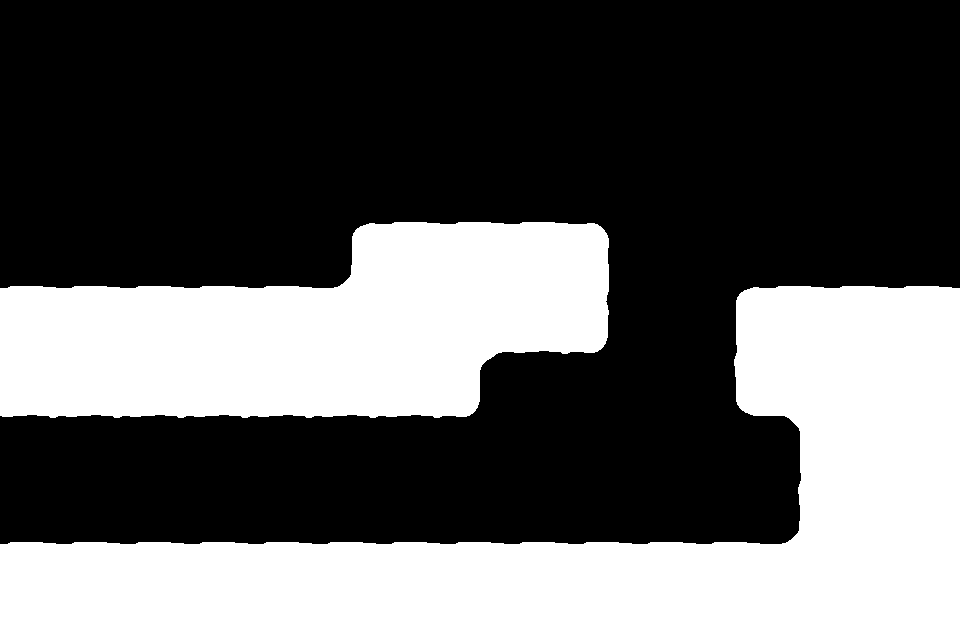

This is a level from a 2D game, rendered from its Tiled map with the project's own tilesets. A one-line summary and the complete map file follow:
An orthogonal 15x10 tile map with 64x64 px tiles, 1 tile layer (Chao) and 22 objects (18x Prefab, 3x Fronteira, Caminho).

<map version="1.0" orientation="orthogonal" renderorder="right-down" width="15" height="10" tilewidth="64" tileheight="64" nextobjectid="42">
 <tileset firstgid="1" source="TilesetSimples/tileset.tsx" />
 <layer name="Chao" width="15" height="10">
  <properties>
   <property name="unity:layer" value="Solido" />
  </properties>
  <data encoding="csv">
0,0,0,0,0,0,0,0,0,0,0,0,0,0,0,
0,0,0,0,0,0,0,0,0,0,0,0,0,0,0,
0,0,0,0,0,0,0,0,0,0,0,0,0,0,0,
0,0,0,0,0,1,2,2,2,3,0,0,0,0,0,
2,2,2,2,2,4,7,7,7,8,0,1,2,2,2,
7,7,7,7,7,7,7,10,12,13,0,6,7,7,7,
12,12,12,12,12,12,12,13,0,0,0,11,9,7,7,
0,0,0,0,0,0,0,0,0,0,0,0,6,7,7,
2,2,2,2,2,2,2,2,2,2,2,2,4,7,7,
7,7,7,7,7,7,7,7,7,7,7,7,7,7,7
</data>
 </layer>
 <objectgroup name="Objetos" offsetx="0" offsety="-32">
  <properties>
   <property name="unity:layer" value="Objetos" />
  </properties>
  <object id="4" name="Porta" type="Prefab" gid="17" x="-4" y="572" width="64" height="64" />
  <object id="5" name="Chave" type="Prefab" gid="18" x="20" y="68" width="64" height="64">
   <properties>
    <property name="prefabswap" value="Chave" />
   </properties>
  </object>
  <object id="7" name="Bloco" type="Prefab" gid="21" x="56" y="204" width="64" height="64" />
  <object id="8" name="Cristal" type="Prefab" gid="23" x="68" y="544" width="64" height="64">
   <properties>
    <property name="unity:isTrigger" type="bool" value="true" />
   </properties>
  </object>
  <object id="9" name="Bloco" type="Prefab" gid="21" x="312" y="180" width="64" height="64" />
  <object id="11" name="Bloco" type="Prefab" gid="21" x="168" y="160" width="64" height="64" />
  <object id="10" name="Espinho" type="Prefab" gid="14" x="745.629" y="328.251" width="64" height="64" rotation="1.41388">
   <properties>
    <property name="unity:isTrigger" type="bool" value="true" />
    <property name="unity:layer" value="Morte" />
   </properties>
  </object>
  <object id="13" name="Fronteira" x="-65" y="-288" width="64" height="929" />
  <object id="14" name="Fronteira" x="0" y="-320" width="960" height="64" />
  <object id="15" name="Fronteira" x="960" y="-288" width="64" height="928" />
  <object id="28" name="Caminho" x="240" y="-468">
   <properties>
    <property name="AddComp" value="Caminho" />
    <property name="unity:isTrigger" value="true" />
   </properties>
   <polyline points="0,0 704,0 704,192 320,192 320,64 0,64 0,0" />
  </object>
  <object id="29" name="Placa" type="Prefab" gid="15" x="440" y="-168" width="64" height="64">
   <properties>
    <property name="msg" value="Vamos jogar!" />
   </properties>
  </object>
  <object id="30" name="Jogador" type="Prefab" gid="24" x="880" y="324" width="64" height="64">
   <properties>
    <property name="unity:prefabswap" type="file" value="Jogador" />
   </properties>
  </object>
  <object id="31" name="Bloco" type="Prefab" gid="21" x="452" y="208" width="64" height="64" />
  <object id="32" name="Espinho" type="Prefab" gid="14" x="730.051" y="585.931" width="64" height="64" rotation="3.11475">
   <properties>
    <property name="unity:isTrigger" type="bool" value="true" />
    <property name="unity:layer" value="Morte" />
   </properties>
  </object>
  <object id="33" name="Espinho" type="Prefab" gid="14" x="545.253" y="578.518" width="64" height="64" rotation="2.10912">
   <properties>
    <property name="unity:isTrigger" type="bool" value="true" />
    <property name="unity:layer" value="Morte" />
   </properties>
  </object>
  <object id="34" name="Espinho" type="Prefab" gid="14" x="387.603" y="580.911" width="64" height="64" rotation="0.248991">
   <properties>
    <property name="unity:isTrigger" type="bool" value="true" />
    <property name="unity:layer" value="Morte" />
   </properties>
  </object>
  <object id="35" name="Espinho" type="Prefab" gid="14" x="268.937" y="331.578" width="64" height="64" rotation="0.248991">
   <properties>
    <property name="unity:isTrigger" type="bool" value="true" />
    <property name="unity:layer" value="Morte" />
   </properties>
  </object>
  <object id="38" name="Espinho" type="Prefab" gid="14" x="196.937" y="583.578" width="64" height="64" rotation="0.248991">
   <properties>
    <property name="unity:isTrigger" type="bool" value="true" />
    <property name="unity:layer" value="Morte" />
   </properties>
  </object>
  <object id="39" name="Espinho" type="Prefab" gid="14" x="16.9367" y="319.578" width="64" height="64" rotation="0.248991">
   <properties>
    <property name="unity:isTrigger" type="bool" value="true" />
    <property name="unity:layer" value="Morte" />
   </properties>
  </object>
  <object id="40" name="Bloco" type="Prefab" gid="21" x="668" y="480" width="64" height="64" />
  <object id="41" name="Bloco" type="Prefab" gid="21" x="608" y="364" width="64" height="64" />
 </objectgroup>
</map>
